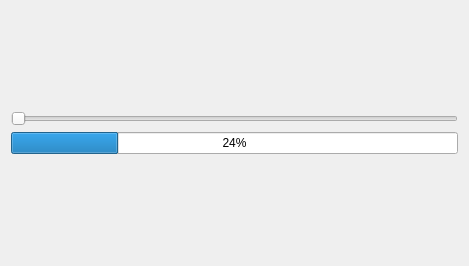
<?xml version="1.0" encoding="UTF-8"?>
<ui version="4.0">
 <class>Widget</class>
 <widget class="QWidget" name="Widget">
  <property name="geometry">
   <rect>
    <x>0</x>
    <y>0</y>
    <width>469</width>
    <height>266</height>
   </rect>
  </property>
  <property name="windowTitle">
   <string>Widget</string>
  </property>
  <layout class="QVBoxLayout" name="verticalLayout_2">
   <item>
    <layout class="QVBoxLayout" name="verticalLayout">
     <item>
      <widget class="QSlider" name="horizontalSlider">
       <property name="orientation">
        <enum>Qt::Horizontal</enum>
       </property>
      </widget>
     </item>
     <item>
      <widget class="QProgressBar" name="progressBar">
       <property name="value">
        <number>24</number>
       </property>
      </widget>
     </item>
    </layout>
   </item>
  </layout>
 </widget>
 <resources/>
 <connections/>
</ui>
